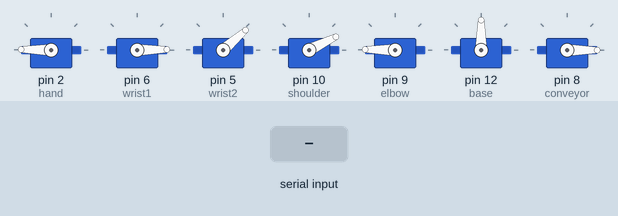
A sketch run on a simulated Arduino Uno, built with avr-gcc and run on an emulated ATmega328P. Parts: 7 × servo. Inputs (shaded band) come from the test bench.

Above: at 5.4 s.
5.5 s: "1\n" received over the second serial link
At 6.3 s:
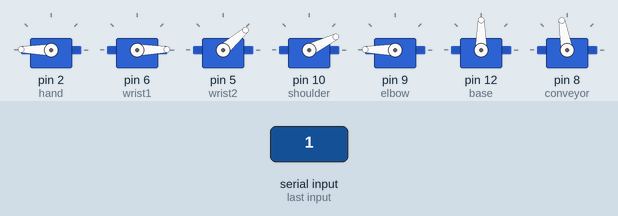
At 12.3 s:
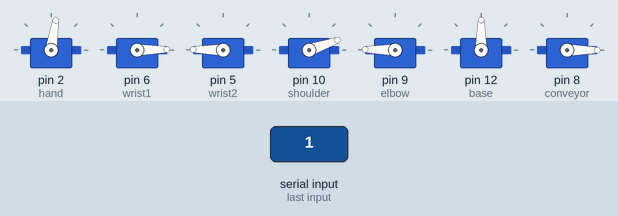
Timing chart, 0 to 19.5 s (numbered marks = the images above; inputs shaded):
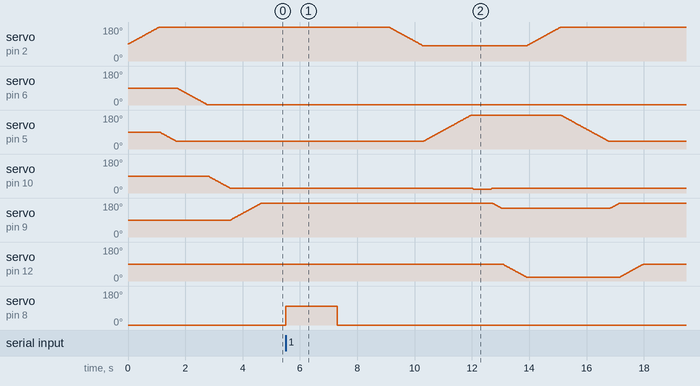

The sketch:

STB_Bluetooth_File.ino
```cpp
#include <Servo.h>
#include <NewPing.h>
#include <SoftwareSerial.h> // Include the SoftwareSerial library

Servo hand;
Servo wrist2;
Servo wrist1;
Servo shoulder;
Servo elbow;
Servo base;
Servo conveyor;

const int HOME_POSITION[] = {180, 40, 0, 25, 180, 90};
const int PICKUP_POSITION[] = {80, 180, 0, 18, 180, 90};
const int DROP_POSITIONS[][6] = {
  {80, 180, 0, 25, 150, 20},
  {80, 180, 0, 25, 150, 40},
  {80, 180, 0, 25, 150, 160},
  {80, 180, 0, 25, 150, 140}
};
const int NUM_DROP_POSITIONS = sizeof(DROP_POSITIONS) / sizeof(DROP_POSITIONS[0]);

bool isInitialized = false;
bool canMoveConveyor = false;

const int CONVEYOR_START_DELAY = 1600;
const int CONVEYOR_STOP_DELAY = 1600;

const int TRIGGER_PIN = 3;
const int ECHO_PIN = 4;
const int MAX_DISTANCE = 400;

NewPing ultrasonicSensor(TRIGGER_PIN, ECHO_PIN, MAX_DISTANCE);

SoftwareSerial bluetoothSerial(11, 10); // Create a SoftwareSerial object for Bluetooth

void setup() {
  Serial.begin(9600);
  bluetoothSerial.begin(9600); // Initialize Bluetooth communication
  initializeServos();
}

void loop() {
  if (!isInitialized) {
    initializeArm();
    isInitialized = true;
  }

  if (bluetoothSerial.available() > 0) { // Check for Bluetooth input
    int input = bluetoothSerial.parseInt(); // Read integer input from Bluetooth
    if (input >= 1 && input <= 4) {
      executeAction(input);
    } else {
      bluetoothSerial.println("Invalid input. Please enter 1, 2, 3, or 4.");
    }
  }
}

void initializeServos() {
  hand.attach(2);
  wrist1.attach(6);
  wrist2.attach(5);
  shoulder.attach(10);
  elbow.attach(9);
  base.attach(12);
  conveyor.attach(8);

  // Set the conveyor to the stopped position
  conveyor.write(0);
}

void initializeArm() {
  moveServos(HOME_POSITION);
}

void executeAction(int action) {
  if (action >= 1 && action <= 4) {
    canMoveConveyor = true;  // Allow conveyor movement when a valid action is entered

    int dropIndex = action - 1;
    moveConveyor(100);
    delay(CONVEYOR_START_DELAY);  // Adjust the delay before starting the conveyor


    moveConveyor(0);
    delay(CONVEYOR_STOP_DELAY);   // Adjust the delay before stopping the conveyor

    moveServos(PICKUP_POSITION);
    delay(500);
    moveServos(DROP_POSITIONS[dropIndex]);
    moveServos(HOME_POSITION);

    canMoveConveyor = false;  // Prevent further conveyor movement until a new valid action is entered
  } else {
    Serial.println("Invalid input");
  }
}

void moveServos(const int angles[]) {
  int currentAngles[] = {hand.read(), wrist2.read(), wrist1.read(), shoulder.read(), elbow.read(), base.read()};
  const int speedDelay = 12;

  for (int i = 0; i < 6; i++) {
    int currentAngle = currentAngles[i];
    int targetAngle = angles[i];

    for (int angle = currentAngle; angle != targetAngle; angle += (targetAngle > currentAngle) ? 1 : -1) {
      setServoAngle(i, angle);
      delay(speedDelay);
    }
  }
}

void moveConveyor(int angle) {
  conveyor.write(angle);
  delay(200);
}

void setServoAngle(int servoIndex, int angle) {
  switch (servoIndex) {
    case 0:
      hand.write(angle);
      break;
    case 1:
      wrist2.write(angle);
      break;
    case 2:
      wrist1.write(angle);
      break;
    case 3:
      shoulder.write(angle);
      break;
    case 4:
      elbow.write(angle);
      break;
    case 5:
      base.write(angle);
      break;
    default:
      break;
  }
}
```

Measured:
- after the input at 5.5 s, servo on pin 5 (wrist2): rises from 41° to 179° in 1.6 s, then falls to 41° in 4.8 s; servo on pin 10 (shoulder): 26° → 19° after 6.5 s, → 24° 0.64 s later; servo on pin 8 (conveyor): 0° → 100° at once, → 0° 1.8 s later
